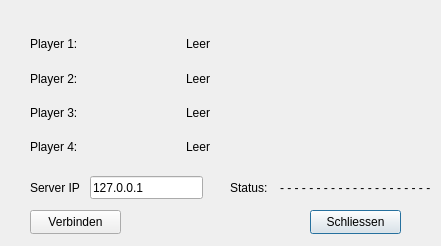
<?xml version="1.0" encoding="UTF-8"?>
<ui version="4.0">
 <class>client_gui</class>
 <widget class="QDialog" name="client_gui">
  <property name="geometry">
   <rect>
    <x>0</x>
    <y>0</y>
    <width>441</width>
    <height>246</height>
   </rect>
  </property>
  <property name="windowTitle">
   <string>Dialog</string>
  </property>
  <widget class="QWidget" name="verticalLayoutWidget">
   <property name="geometry">
    <rect>
     <x>30</x>
     <y>30</y>
     <width>381</width>
     <height>131</height>
    </rect>
   </property>
   <layout class="QVBoxLayout" name="verticalLayout">
    <item>
     <layout class="QHBoxLayout" name="p1_layout">
      <item>
       <widget class="QLabel" name="p1_label">
        <property name="sizePolicy">
         <sizepolicy hsizetype="Fixed" vsizetype="Preferred">
          <horstretch>0</horstretch>
          <verstretch>0</verstretch>
         </sizepolicy>
        </property>
        <property name="minimumSize">
         <size>
          <width>150</width>
          <height>0</height>
         </size>
        </property>
        <property name="text">
         <string>Player 1:</string>
        </property>
       </widget>
      </item>
      <item>
       <widget class="QLabel" name="player1">
        <property name="text">
         <string>Leer</string>
        </property>
       </widget>
      </item>
     </layout>
    </item>
    <item>
     <layout class="QHBoxLayout" name="p2_layout">
      <item>
       <widget class="QLabel" name="p2_label">
        <property name="sizePolicy">
         <sizepolicy hsizetype="Fixed" vsizetype="Preferred">
          <horstretch>0</horstretch>
          <verstretch>0</verstretch>
         </sizepolicy>
        </property>
        <property name="minimumSize">
         <size>
          <width>150</width>
          <height>0</height>
         </size>
        </property>
        <property name="text">
         <string>Player 2:</string>
        </property>
       </widget>
      </item>
      <item>
       <widget class="QLabel" name="player2">
        <property name="text">
         <string>Leer</string>
        </property>
       </widget>
      </item>
     </layout>
    </item>
    <item>
     <layout class="QHBoxLayout" name="p3_layout">
      <item>
       <widget class="QLabel" name="p3_label">
        <property name="sizePolicy">
         <sizepolicy hsizetype="Fixed" vsizetype="Preferred">
          <horstretch>0</horstretch>
          <verstretch>0</verstretch>
         </sizepolicy>
        </property>
        <property name="minimumSize">
         <size>
          <width>150</width>
          <height>0</height>
         </size>
        </property>
        <property name="text">
         <string>Player 3:</string>
        </property>
       </widget>
      </item>
      <item>
       <widget class="QLabel" name="player3">
        <property name="text">
         <string>Leer</string>
        </property>
       </widget>
      </item>
     </layout>
    </item>
    <item>
     <layout class="QHBoxLayout" name="p4_layout">
      <item>
       <widget class="QLabel" name="p4_label">
        <property name="sizePolicy">
         <sizepolicy hsizetype="Fixed" vsizetype="Preferred">
          <horstretch>0</horstretch>
          <verstretch>0</verstretch>
         </sizepolicy>
        </property>
        <property name="minimumSize">
         <size>
          <width>150</width>
          <height>0</height>
         </size>
        </property>
        <property name="text">
         <string>Player 4:</string>
        </property>
       </widget>
      </item>
      <item>
       <widget class="QLabel" name="player4">
        <property name="text">
         <string>Leer</string>
        </property>
       </widget>
      </item>
     </layout>
    </item>
   </layout>
  </widget>
  <widget class="QPushButton" name="close_button">
   <property name="geometry">
    <rect>
     <x>310</x>
     <y>210</y>
     <width>91</width>
     <height>24</height>
    </rect>
   </property>
   <property name="text">
    <string>Schliessen</string>
   </property>
  </widget>
  <widget class="QLabel" name="ServerIP_label">
   <property name="geometry">
    <rect>
     <x>30</x>
     <y>180</y>
     <width>53</width>
     <height>15</height>
    </rect>
   </property>
   <property name="text">
    <string>Server IP</string>
   </property>
  </widget>
  <widget class="QLineEdit" name="serverIP_lineEdit">
   <property name="geometry">
    <rect>
     <x>90</x>
     <y>176</y>
     <width>113</width>
     <height>23</height>
    </rect>
   </property>
   <property name="text">
    <string>127.0.0.1</string>
   </property>
  </widget>
  <widget class="QLabel" name="status_label">
   <property name="geometry">
    <rect>
     <x>230</x>
     <y>180</y>
     <width>41</width>
     <height>16</height>
    </rect>
   </property>
   <property name="text">
    <string>Status:</string>
   </property>
  </widget>
  <widget class="QPushButton" name="connect_button">
   <property name="geometry">
    <rect>
     <x>30</x>
     <y>210</y>
     <width>91</width>
     <height>24</height>
    </rect>
   </property>
   <property name="text">
    <string>Verbinden</string>
   </property>
  </widget>
  <widget class="QLabel" name="status_edit_label">
   <property name="geometry">
    <rect>
     <x>280</x>
     <y>180</y>
     <width>151</width>
     <height>16</height>
    </rect>
   </property>
   <property name="sizePolicy">
    <sizepolicy hsizetype="Fixed" vsizetype="Fixed">
     <horstretch>0</horstretch>
     <verstretch>0</verstretch>
    </sizepolicy>
   </property>
   <property name="text">
    <string>- - - - - - - - - - - - - - - - - - - - - - -</string>
   </property>
  </widget>
 </widget>
 <resources/>
 <connections/>
</ui>
